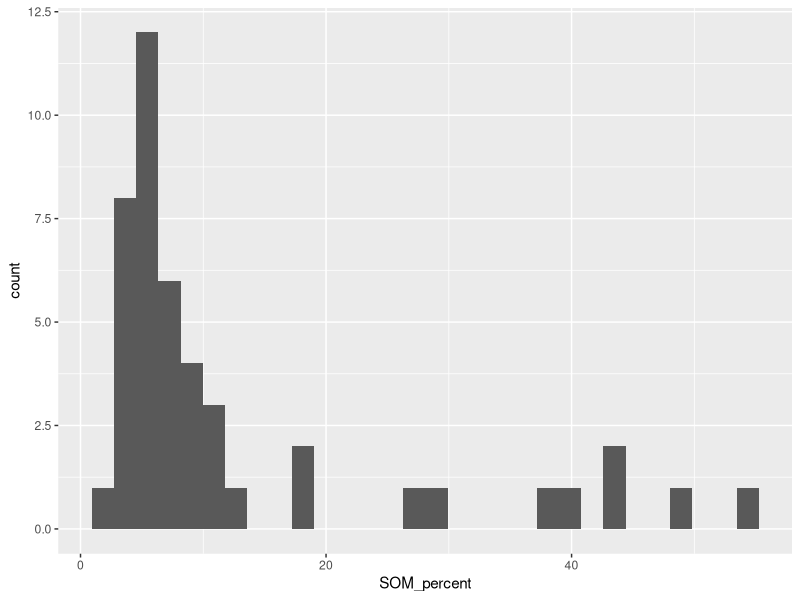
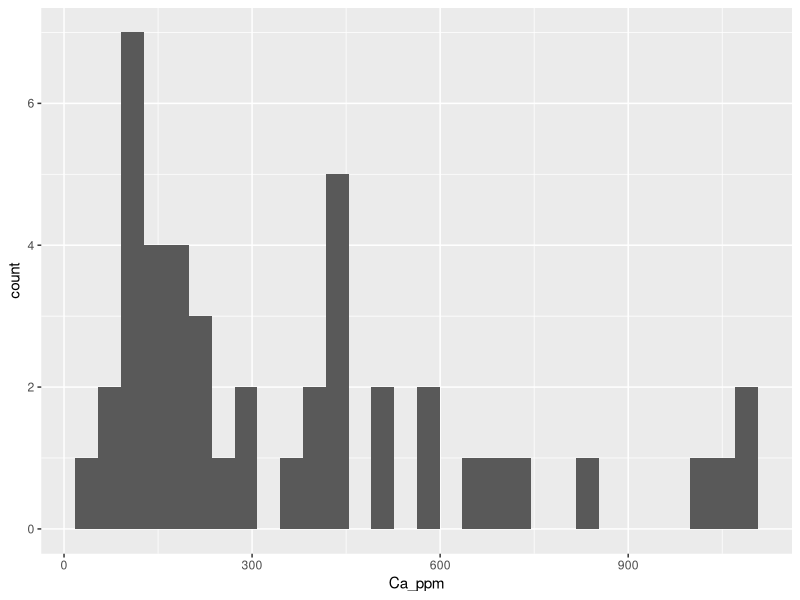
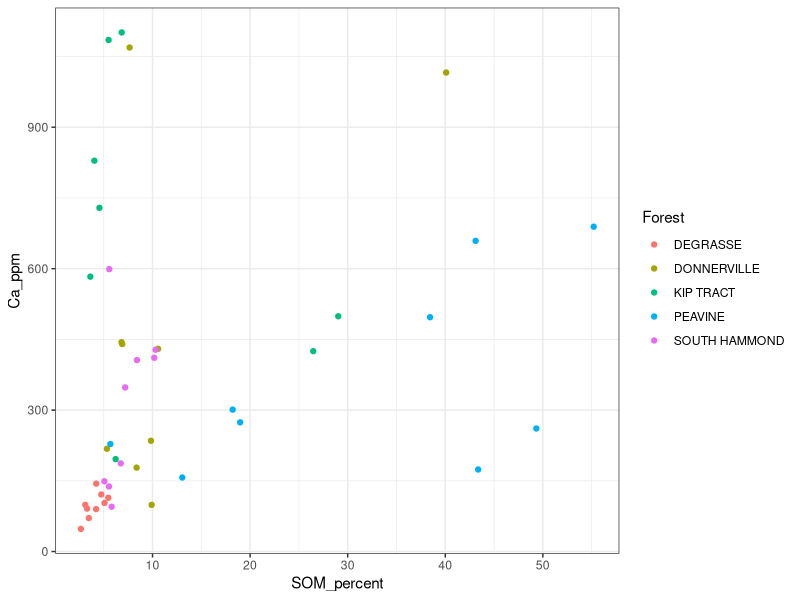
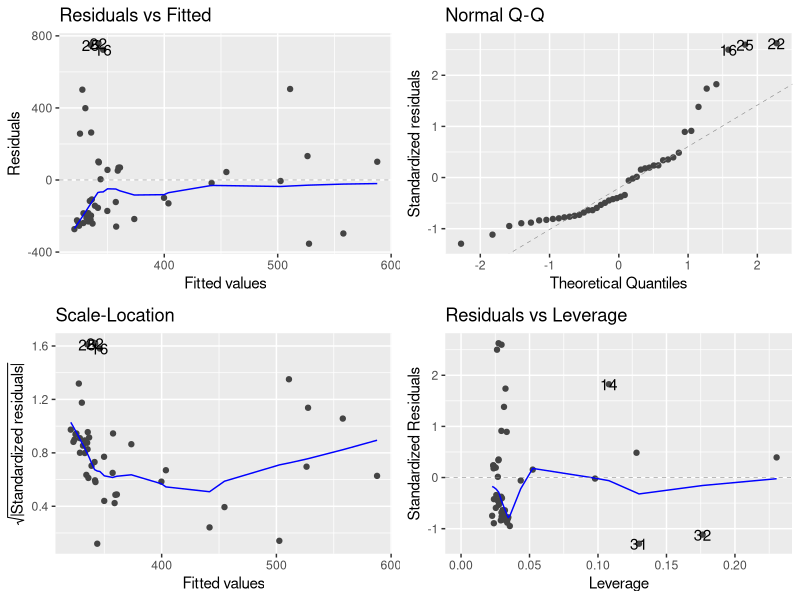
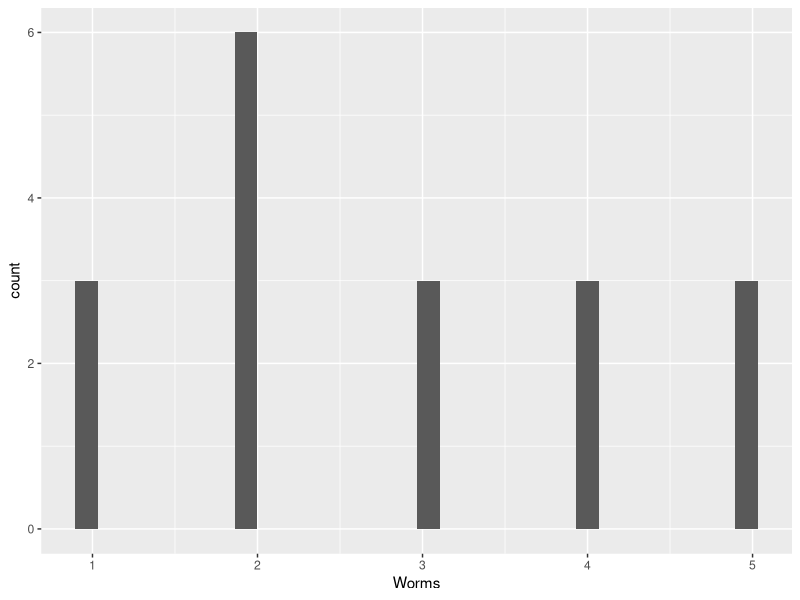
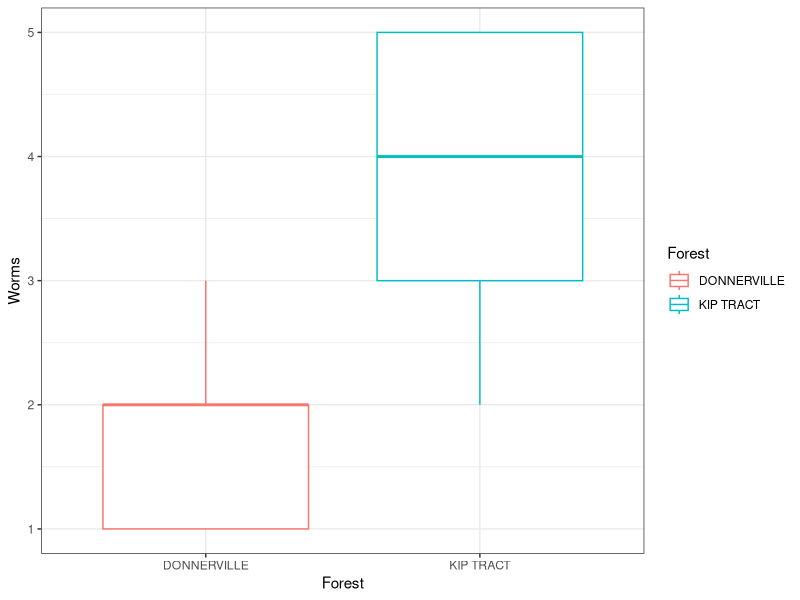
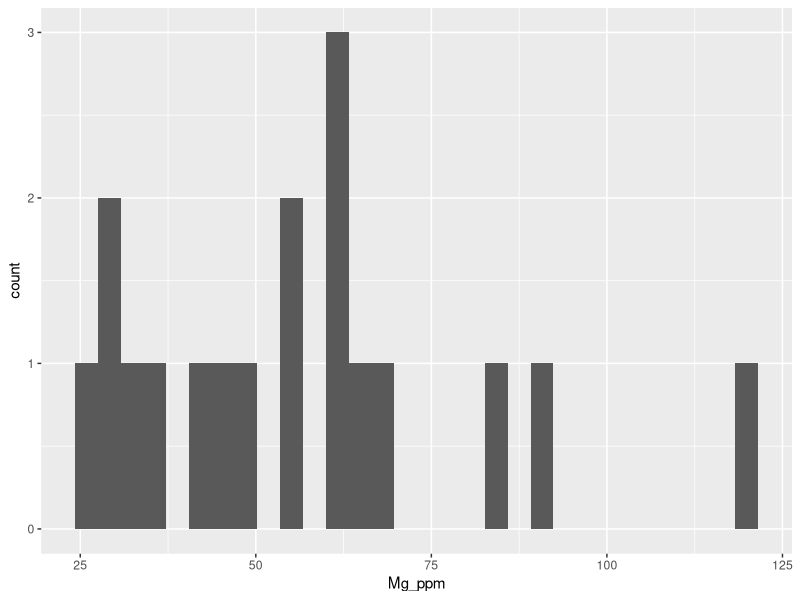
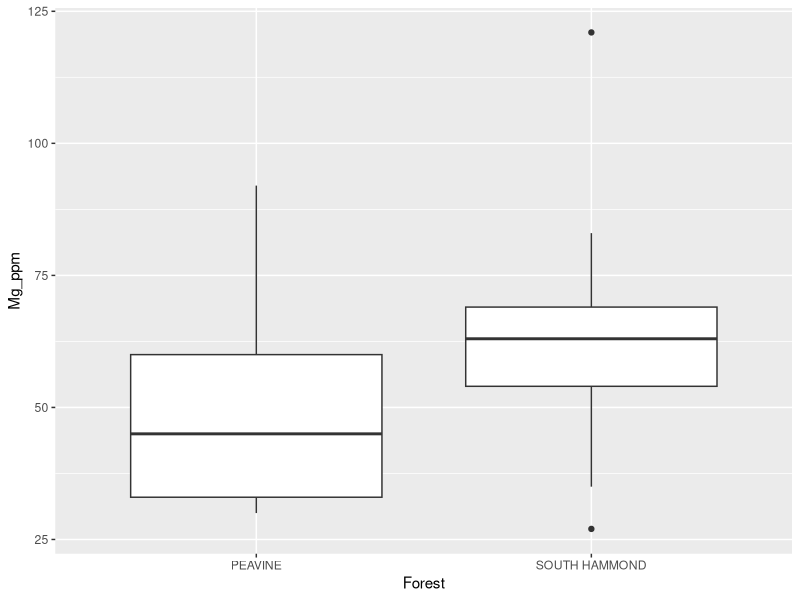

Write the R code that produced these figures, in order.
## ---- chunk 1
rm(list = ls())
library(here)
library(tidyverse)
library(ggfortify)
## ---- chunk 2
soil <- read.csv(here("Data", "soil_reduced-1.csv"), stringsAsFactors = TRUE)
## ---- chunk 3
levels(soil$Forest) #5 levels, looks good! 
## ---- chunk 4
ggplot(soil, aes(x = SOM_percent)) +
  geom_histogram() #not one lone outlier, seems ok
## ---- chunk 5
ggplot(soil, aes(x = Ca_ppm)) +
  geom_histogram() #looks reasonable
## ---- chunk 6
summary(soil) #pay attention to where max is wayyy higher than mean
## ---- chunk 7
ggplot(soil, aes(x = SOM_percent, y = Ca_ppm, color = Forest)) +
  geom_point() +
  theme_bw()
## ---- chunk 8
SOM_Ca_mod <- lm(Ca_ppm ~ SOM_percent, soil)
## ---- chunk 9
autoplot(SOM_Ca_mod) 

#normal Q-Q plot shows that most of the data points fit normal dist
#Residuals vs fitted shows that variance of residuals is kinda unequal (drop in line at low values, rather than straight line)
## ---- chunk 10
anova(SOM_Ca_mod) #asking for standard output of an anova, not calculating an anova  
## ---- chunk 11
summary(SOM_Ca_mod) #estimates intercept as 307 and slope as 5 - different from what we guessed 
#R squared = 0.05 - only 5% of variation in calcium can be explained by abundance of SOM (even if it was significant relationship)
## ---- chunk 12
worms <- soil %>% 
  filter(Forest == "DONNERVILLE" | Forest == "KIP TRACT")
## ---- chunk 13
ggplot(worms, aes(x = Worms)) +
  geom_histogram()
  #nothing looks suspicious  
## ---- chunk 14
ggplot(worms, aes(x = Forest, y = Worms, color = Forest)) +
  geom_boxplot() +
  theme_bw() 
## ---- chunk 15
worms.mat <- xtabs(Worms ~ Forest,
                  data = worms)
## ---- chunk 16
worms.chi <- chisq.test(worms.mat) #small p-value!
## ---- chunk 17
worms.chi #I can see that the p value is small, so I will reject the null hypothesis
## ---- chunk 18
mg <- soil %>% filter(Forest == "PEAVINE" | Forest == "SOUTH HAMMOND")
## ---- chunk 19
ggplot(mg, aes(x = Mg_ppm)) +
  geom_histogram() #this looks fairly reasonable, could be an outlier but nothing too extreme 
## ---- chunk 20
ggplot(mg, aes(x = Forest, y = Mg_ppm)) +
  geom_boxplot()
## ---- chunk 21
t.test(Mg_ppm ~ Forest, data = mg) #large p-value! There level of Mg in the soil is not significantly different between the two locations. 
## ---- chunk 22
ggplot(soil, aes(x = Zn_ppm)) +
  geom_histogram() #there is a wide range in the data but nothing that makes me uncomfortable given that there are a few values consistantly higher than the mean
## ---- chunk 23
ggplot(soil, aes(x = Forest, y = Zn_ppm)) +
  geom_boxplot() #looks like there are some differences, and could be an outlier in degrasse because the highest value is way larger than the mean
## ---- chunk 24
model_zn <- lm(Zn_ppm ~ Forest, data = soil)
## ---- chunk 25
autoplot(model_zn)  
#normal Q-Q plotL shows that most of the data points fit normal dist, with some larger values falling away from the pattern
#Residuals vs fitted: shows that variance of residuals is fairly equal (slight drop off in line at higher values, rather than straight line)
## ---- chunk 26
anova(model_zn) #large p-value, so I accept my null hypothesis
## ---- chunk 27
summary(model_zn)
